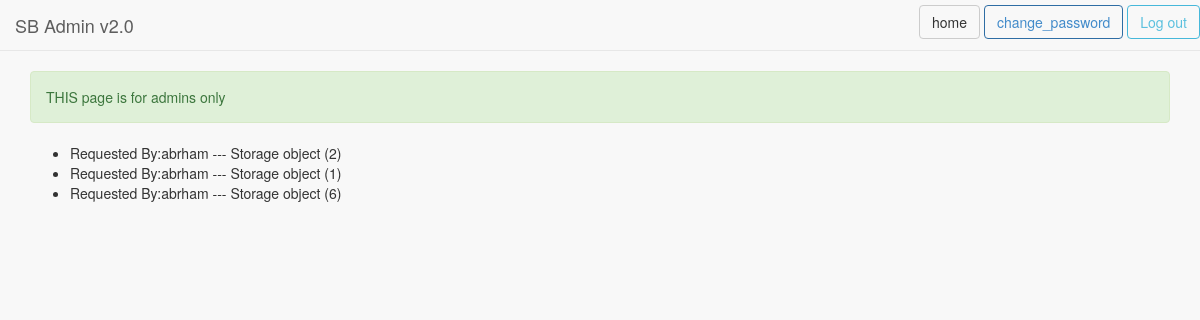
Screenshot of /searchRequested (signed in) with the database file from the repository.
### two/models.py (models this page shows)
class Request(models.Model):
    RequestedBlood  =models.ForeignKey(Storage, on_delete=models.CASCADE)
    bookedBy        =models.ForeignKey(User, on_delete=models.CASCADE,blank=True,null=True,related_name='reciver')

class Storage(models.Model):
    bloodType        =models.CharField(max_length=120)
    storgeArea        =models.CharField(max_length=120,blank=False,null=False)
    dateOfStorage    =models.DateField()#pub_date=date.today()
    donatedBy        =models.ForeignKey(User, on_delete=models.CASCADE,related_name='donator')
    booked            =models.BooleanField(default=False,null=True,blank=True)

### two/views.py (the view)
# urls.py: path('searchRequested',searchRequest,name='search3'),
@login_required
def searchRequest(request):
    user_list = Request.objects.all()
    user_filter = RequestFilter(request.GET, queryset=user_list)
    return render(request, 'RequestView.html', {'filter': user_filter})

### two/templates/RequestView.html (shortened to what this page needs)
{% extends 'base.html'%}
{% block content %}
	<div class='container'>
		<div class="alert alert-success">
                                                 THIS page is for admins only
        </div>
  <ul>
  {% for user in filter.qs %}
    <li>Requested By:{{user.bookedBy }} --- {{user.RequestedBlood }} </li>
  {% endfor %}
  </ul>
	</div>
{% endblock %}

### rows the page displays
Request: bookedBy "abrham", RequestedBlood "Storage object (2)"
Request: bookedBy "abrham", RequestedBlood "Storage object (1)"
Request: bookedBy "abrham", RequestedBlood "Storage object (6)"
